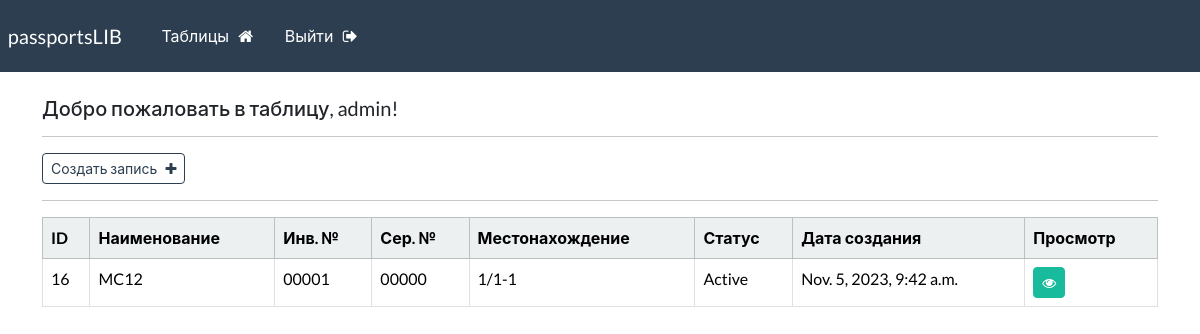
The page /dashboard (signed in) on the database its author committed.
### webapp/models.py (models this page shows, shortened)
class Record(models.Model):
    creation_date = models.DateTimeField(auto_now_add=True)
    first_name = models.CharField(max_length=100)
    inv_num = models.CharField(max_length=50)
    ser_num = models.CharField(max_length=50)
    place_pass = models.CharField(max_length=50)
    status_pass = models.CharField(max_length=50)

### webapp/views.py (the view)
# urls.py: path('dashboard', views.dashboard, name="dashboard"),
@login_required(login_url='my-login')
def dashboard(request):
    my_records = Record.objects.all()
    context = {'records': my_records}
    return render(request, 'webapp/dashboard.html', context=context)

### webapp/templates/webapp/dashboard.html
{% extends 'webapp/base.html' %}
{% block content %}
    <h5>Добро пожаловать в таблицу, {{user}}!</h5>
    <hr>
    <a class="btn btn-outline-primary btn-sm" href="{% url 'create-record' %}">
        Создать запись &nbsp; <i class="fa fa-plus" aria-hidden="true"></i>
    </a>
    <hr>
    <table class="table table-hover table-bordered">
        <thead class="table-light">
            <tr>
                <th scope="col">ID</th>
                <th scope="col">Наименование</th>
                <th scope="col">Инв. №</th>
                <th scope="col">Сер. №</th>
                <th scope="col">Местонахождение</th>
                <th scope="col">Статус</th>
                <th scope="col">Дата создания</th>
                <th scope="col">Просмотр</th>
            </tr>
        </thead>
        <tbody>
        {% if records %}
            {% for record in records %}
            <tr>
                <td>{{record.id}}</td>
                <td>{{record.first_name}}</td>
                <td>{{record.inv_num}}</td>
                <td>{{record.ser_num}}</td>
                <td>{{record.place_pass}}</td>
                <td>{{record.status_pass}}</td>
                <td>{{record.creation_date}}</td>
                <td><a class="btn btn-success btn-sm" href="{% url 'record' record.id %}"> <i class="fa fa-eye" aria-hidden="true"></i> </a></td>
            </tr>
            {% endfor %}
        {% endif %}
        </tbody>
    </table>
{% endblock %}

### rows shown on the page
Record: id "16", first_name "MC12", inv_num "00001", ser_num "00000", place_pass "1/1-1", status_pass "Active", creation_date "Nov. 5, 2023, 9:42 a.m."

### other values the page prints
{{ user }} "admin"
